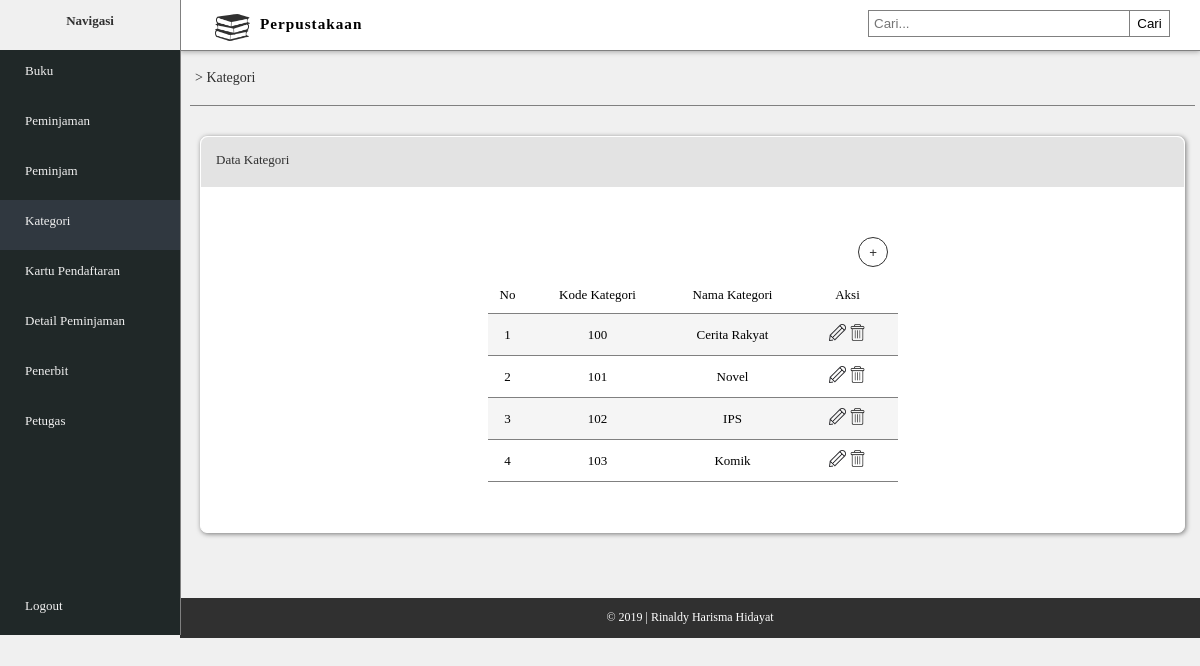
Screenshot of /kategori.php (signed in) with the database file from the repository.
### tables this page shows
CREATE TABLE IF NOT EXISTS `kategori` (
  `kategori_kode` varchar(10) NOT NULL,
  `kategori_nama` varchar(20) NOT NULL
);

### kategori.php (the view, shortened to what this page needs)
<!DOCTYPE html>
<html>
	<head>
		<link rel="stylesheet" type="text/css" href="style_rm.css">
	</head>
	<body>
		<div class="navigasi">
			<div class="nav">
				<b><p>Navigasi</p></b>
			</div>
			<div class="menu">
				<div class="menu-isi">
					<a href="index.php"><p>Buku</p></a>
					<a href="peminjaman.php"><p>Peminjaman</p></a>
					<a href="peminjam.php"><p>Peminjam</p></a>
					<a href="kategori.php" style="background-color: #303840"><p>Kategori</p></a>
					<a href="kartu_pendaftar.php"><p>Kartu Pendaftaran</p></a>
					<a href="detail_peminjaman.php"><p>Detail Peminjaman</p></a>
					<a href="penerbit.php"><p>Penerbit</p></a>
					<a href="petugas.php"><p>Petugas</p></a>
					<div class="logout">
						<a href="logout.php"><p>Logout</p></a>
					</div>
				</div>
			</div>
		</div>
		<div id="container-utama">
			<div class="head">
				<img src="img/buku.png">
				<h3>Perpustakaan</h3>
				<div class="cari">
					<div class="kolom">
						<input type="text" placeholder="Cari..." name="cari">
						<button type="submit">Cari</button>
					</div>
				</div>
			</div>
			<div class="content">
				<div class="alamat-link">
					<a href="kategori.php"><p>> Kategori</p></a>
				</div>
				<div class="tabel-utama">
					<div class="judul-tab">
						<p>Data Kategori</p>
					</div>
					<table border="0" cellpadding="10" cellspacing="0" align="center">
						<tr style="background: white;">
							<td colspan="10" align="right"><a href="tambah_kategori.php"><input type="submit" name="tambah-data" value=" +   Tambah Data"></td>
						</tr>
						<tr>
							<td style="border-bottom: 1px solid #808080;" width="20px" align="center">No</td>
							<td style="border-bottom: 1px solid #808080;" width="120px" align="center">Kode Kategori</td>
							<td style="border-bottom: 1px solid #808080;" width="110px" align="center">Nama Kategori</td>
							<td style="border-bottom: 1px solid #808080;" width="80px" align="center">Aksi</td>
						</tr>
						<?php
							$query = mysql_query("SELECT * from kategori order by kategori_kode asc") or die (mysql_error());
							$no = 1;
							while ($row = mysql_fetch_array($query)) {
								echo '<tr align="center">';
									echo '<td style="border-bottom: 1px solid #808080;">'.$no.'</td>';
									echo '<td style="border-bottom: 1px solid #808080;">'.$row['kategori_kode'].'</td>';
									echo '<td style="border-bottom: 1px solid #808080;">'.$row['kategori_nama'].'</td>';
									echo '<td style="border-bottom: 1px solid #808080;" align="center"><a href="edit_kategori.php?edit='.$row['kategori_kode'].'"><img src="img/edit.png" class="icon-aksi"/></a> <a href="hapus_kategori.php?hapus='.$row['kategori_kode'].'"><img src="img/delete.png" class="icon-aksi"/></a></td>';
								echo '</tr>';
								$no++;
							}
						 ?>
					</table>
				</div>
				<div class="footer">
					<div class="foot">
						<p>&copy; 2019 | Rinaldy Harisma Hidayat</p>
					</div>
				</div>
			</div>
		</div>
	</body>
</html>

### style_rm.css (style rules this page uses)
body { margin: 0; font-family: Malgun Gothic Regular; background-color: #f0f0f0; font-size: 13px; }
.navigasi { height: 635px; float: left; width: 15%; background-color: #202828; z-index: 1000; position: relative; left: 0; position: fixed; border-right: 1px solid #808080; }
.nav { background-color: #f0f0f0; height: 50px; float: left; width: 100%; }
.nav p { color: #303030; text-align: center; }
.menu { margin-left: 0px; }
.menu-isi p { margin-left: 25px; }
.menu-isi a { color: #f0f0f0; text-decoration: none; float: left; width: 100%; height: 50px; transition: 0.2s; margin-left: 0px; margin-right: 0px; }
.head { float: left; width: 85%; border-bottom: 1px solid #808080; height: 50px; background-color: white; top: 0; position: fixed; z-index: 999; margin-left: 15%; box-shadow: 0px 1px 5px 0px rgba(0,0,0,0.3); }
.head img { width: 35px; float: left; padding: 10px; margin-left: 25px; }
.head h3 { margin-top: 15px; letter-spacing: 1px; float: left; }
.cari { float: right; margin: 10px; }
.kolom input[type="text"] { padding: 5px; border: 1px solid #808080; width: 250px; float: left; }
.kolom button { float: right; padding: 5px; width: 40px; cursor: pointer; margin-right: 20px; border: 1px solid #808080; background: none; transition: 0.3s; border-left: none; }
.logout a { margin-top: 135px; }
.content { float: left; margin-top: 51px; width: 85%; height: wrap-content; margin-left: 15%; }
.alamat-link { padding: 5px; margin-left: 10px; margin-right: 5px; border-bottom: 1px solid #808080; font-size: 14px; color: #303030; }
.alamat-link a { text-decoration: none; color: #303030; }
.tabel-utama { background-color: white; margin-left: 20px; margin-right: 15px; margin-top: 30px; margin-bottom: 30px; border-radius: 7px; box-shadow: 1px 1px 5px 0px rgba(0,0,0,0.5); font-size: 13px; border: 1px solid white; }
.tabel-utama tr:nth-child(odd) { background: #f5f5f5; }
.judul-tab { background-color: #e3e3e3; height: 40px; margin-top: 0px; border-top-left-radius: 7px; border-top-right-radius: 7px; padding: 5px; color: #303030; }
.judul-tab p { margin: 10px; }
input[name="tambah-data"] { padding: 7px; width: 30px; height: 30px; border-radius: 50px; border: 1px solid #303030; background: none; color: #303030; transition: 0.3s; cursor: pointer; }
table { margin-top: 40px; margin-bottom: 50px; }
.icon-aksi { width: 17px; }
.footer { height: 40px; background-color: #303030; float: left; width: 100%; margin-top: 35px; }
.foot p { text-align: center; color: white; font-size: 12px; }

### rows the page displays
kategori: kategori_kode "100", kategori_nama "Cerita Rakyat"
kategori: kategori_kode "101", kategori_nama "Novel"
kategori: kategori_kode "102", kategori_nama "IPS"
kategori: kategori_kode "103", kategori_nama "Komik"
